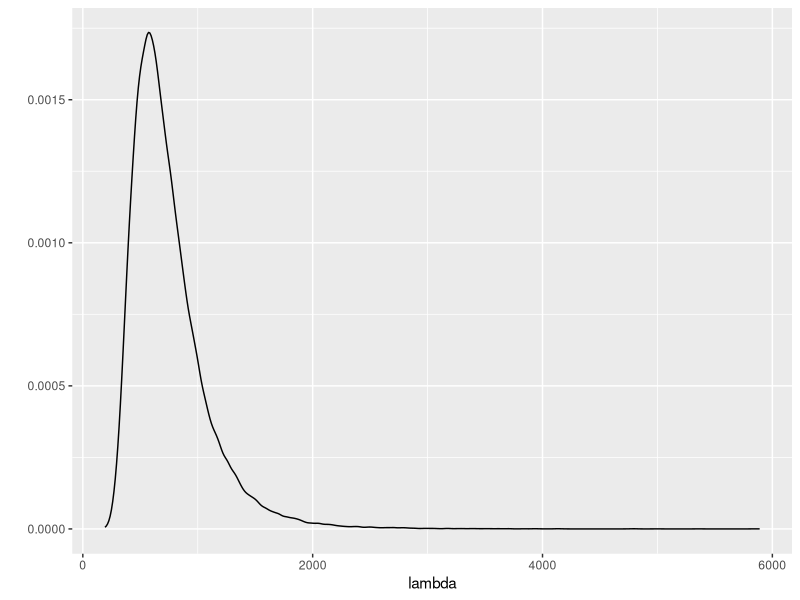

Reproduce this figure in R.

command.arguments <- commandArgs(trailingOnly = TRUE);
output.directory  <- command.arguments[1];

####################################################################################################
setwd(output.directory);
library(LearnBayes);
library(ggplot2);

####################################################################################################
### 3.9.2(a)
#
#  Since theta = 1 / lambda, we have:
#
#  g(lamda|data) =~ (lambda)^(-n-1)   * exp(-s / lambda)
#                =  (theta) ^ (n+1)   * exp(-s * theta)
#                =  (theta) ^ (n+2-1) * exp(-s * theta)
#
#  Thus, theta ~ Gamma(shape = n+2, rate = s).
#

### 3.9.2(b)
y.obs <- c(751, 594, 1213, 1126, 819);
n <- length(y.obs);
s <- sum(y.obs);

sample.size <- 1e+5;
theta <- rgamma(n = sample.size, shape = n+2, rate = s);

### 3.9.2(c)
lambda <- 1/theta;

### 3.9.2(d)
### The posterior estimate of P(lambda > 1000 | data) is given by:
sum(lambda > 1000) / length(lambda);

png("Fig1_lambda-posterior-density.png");
qplot(x = lambda, geom = "density");
dev.off();
